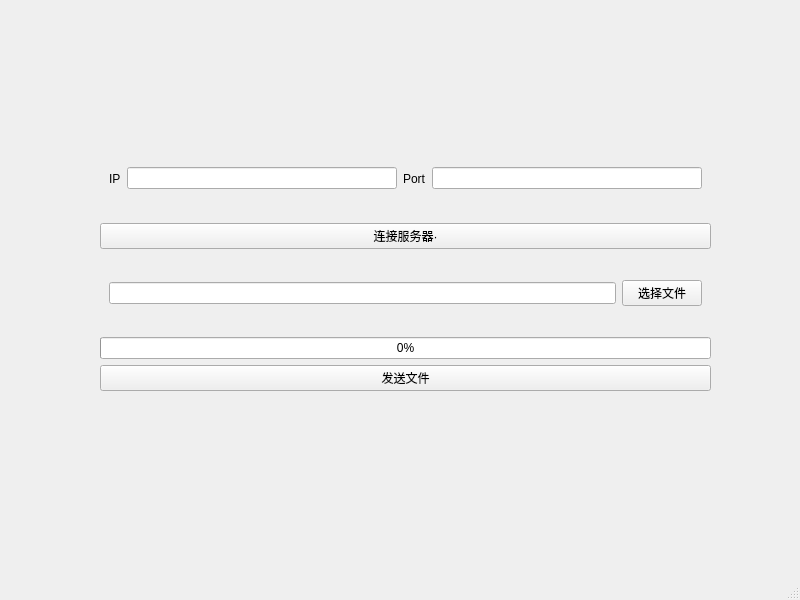
<?xml version="1.0" encoding="UTF-8"?>
<ui version="4.0">
 <class>MainWindow</class>
 <widget class="QMainWindow" name="MainWindow">
  <property name="geometry">
   <rect>
    <x>0</x>
    <y>0</y>
    <width>800</width>
    <height>600</height>
   </rect>
  </property>
  <property name="windowTitle">
   <string>MainWindow</string>
  </property>
  <widget class="QWidget" name="centralwidget">
   <widget class="QWidget" name="">
    <property name="geometry">
     <rect>
      <x>100</x>
      <y>140</y>
      <width>611</width>
      <height>251</height>
     </rect>
    </property>
    <layout class="QVBoxLayout" name="verticalLayout">
     <item>
      <widget class="QWidget" name="widget" native="true">
       <layout class="QHBoxLayout" name="horizontalLayout">
        <item>
         <widget class="QLabel" name="label">
          <property name="text">
           <string>IP</string>
          </property>
         </widget>
        </item>
        <item>
         <widget class="QLineEdit" name="ip"/>
        </item>
        <item>
         <widget class="QLabel" name="label_2">
          <property name="text">
           <string>Port</string>
          </property>
         </widget>
        </item>
        <item>
         <widget class="QLineEdit" name="port"/>
        </item>
       </layout>
      </widget>
     </item>
     <item>
      <widget class="QPushButton" name="connectServer">
       <property name="text">
        <string>连接服务器·</string>
       </property>
      </widget>
     </item>
     <item>
      <widget class="QWidget" name="widget_2" native="true">
       <layout class="QHBoxLayout" name="horizontalLayout_2">
        <item>
         <widget class="QLineEdit" name="filePath"/>
        </item>
        <item>
         <widget class="QPushButton" name="selFile">
          <property name="text">
           <string>选择文件</string>
          </property>
         </widget>
        </item>
       </layout>
      </widget>
     </item>
     <item>
      <widget class="QProgressBar" name="progressBar">
       <property name="value">
        <number>0</number>
       </property>
      </widget>
     </item>
     <item>
      <widget class="QPushButton" name="sendFile">
       <property name="text">
        <string>发送文件</string>
       </property>
      </widget>
     </item>
    </layout>
   </widget>
  </widget>
  <widget class="QStatusBar" name="statusbar"/>
 </widget>
 <resources/>
 <connections/>
</ui>
